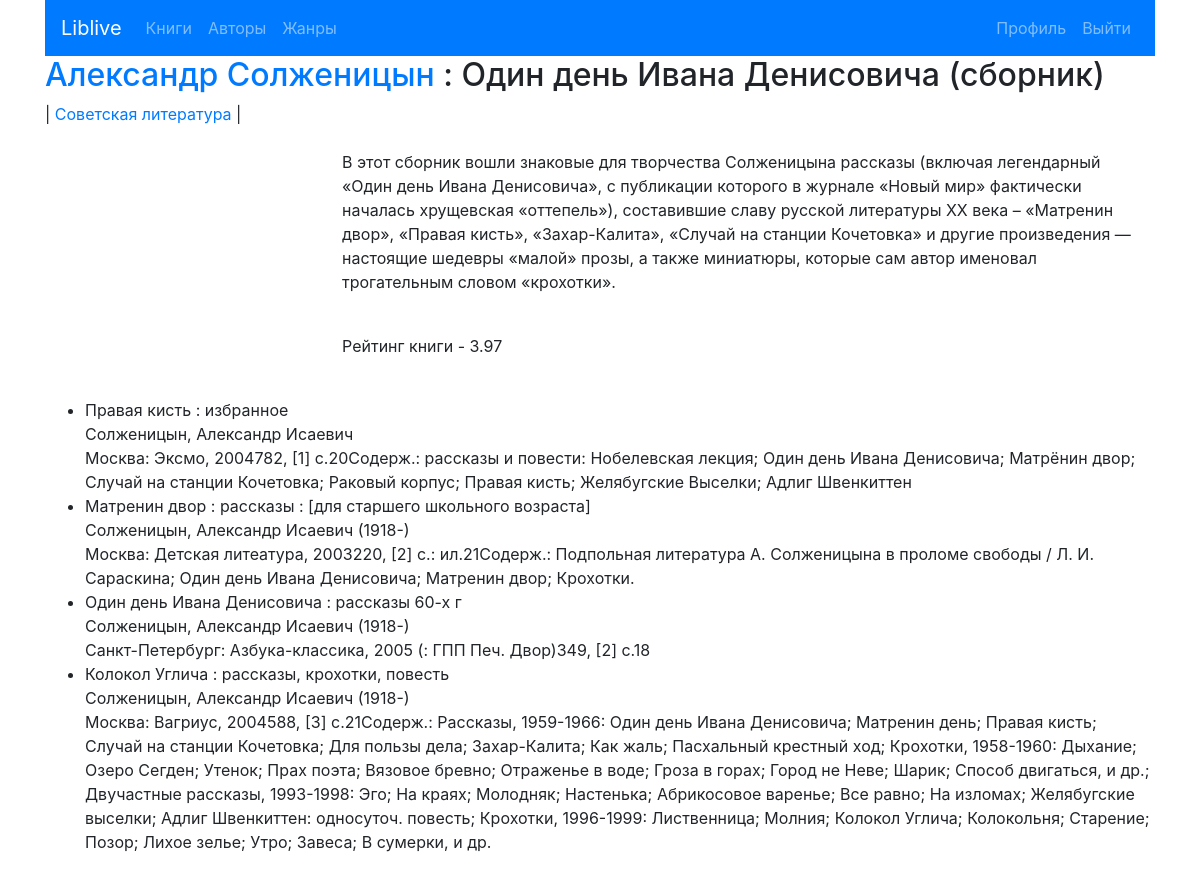
/book/480/ (signed in), run on the app's committed database.
### liv/models.py (models this page shows, shortened)
class BookFromLivelib(models.Model):
    title = models.CharField(max_length=200)
    author = models.ForeignKey(Author, on_delete=models.CASCADE)
    tags = models.ManyToManyField(Genre)
    cover = models.CharField(max_length=200)
    rating = models.FloatField()
    description = models.TextField()
    key = models.IntegerField()
    user = models.ForeignKey(User, on_delete=models.CASCADE)

class Author(models.Model):
    name = models.CharField(max_length=200)
    def __str__(self):
        return self.name

class Genre(models.Model):
    name = models.CharField(max_length=200)
    def __str__(self):
        return self.name

class ActualBook(models.Model):
    author = models.CharField(max_length=200)
    title = models.CharField(max_length=200)
    notes = models.TextField()
    key = models.ForeignKey(BookFromLivelib, on_delete=models.CASCADE)
    user = models.ForeignKey(User, on_delete=models.CASCADE)

### liv/views.py (the view)
# urls.py: path('book/<int:pk>/', views.BookDetailView.as_view(), name='book-detail'),
class BookDetailView(generic.DetailView):
    model = BookFromLivelib
    template_name = 'liv/book_detail.html'

### liv/templates/liv/book_detail.html (shortened to what this page needs)
{% extends "liv/base.html" %}
{% block content %}
{% if object.user == user %}
    <h2><a href="{% url 'liv:author-detail' object.author.pk %}">{{ object.author }}</a> : {{ object.title }}</h2>
        {% for tag in object.tags.all %}
        | <a href="{% url 'liv:genre-detail' tag.id %}">{{ tag }}</a> |
        {% endfor %}
    <br>
    <div class="container-fluid p-4">
        <div class="row">
            <div class="col-sm-3 pull-right">
            </div>
            <div class="col-sm-9">
                <p>{{ object.description }}</p>
                <br>
                <p>Рейтинг книги - {{ object.rating }}</p>
            </div>
        </div>
    </div>
    <ul>
    {% for b in object.actualbook_set.all %}
        <li>{{ b.title }} <br> {{ b.author }} <br> {{ b.notes }}</li>
    {% endfor %}
    </ul>
{% endif %}
{% endblock %}

### data on the page
BookFromLivelib: author "Александр Солженицын", title "Один день Ивана Денисовича (сборник)", description "В этот сборник вошли знаковые для творчества Солженицына рассказы (включая легендарный «Один день Ивана Денисовича», с публикации которого в журнале «Новый мир» фактически началась хрущевская «оттепель»), составившие славу русской литературы ХХ века – «Матренин двор», «Правая кисть», «Захар-Калита», «Случай на станции Кочетовка» и другие произведения — настоящие шедевры «малой» прозы, а также миниатюры, которые сам автор именовал трогательным словом «крохотки».", rating "3.97"
Genre: name "Советская литература"
ActualBook: title "Правая кисть : избранное", author "Солженицын, Александр Исаевич", notes "Москва: Эксмо, 2004782, [1] с.20Содерж.: рассказы и повести: Нобелевская лекция; Один день Ивана Денисовича; Матрёнин двор; Случай на станции Кочетовка; Раковый корпус; Правая кисть; Желябугские Выселки; Адлиг Швенкиттен"
ActualBook: title "Матренин двор : рассказы : [для старшего школьного возраста]", author "Солженицын, Александр Исаевич (1918-)", notes "Москва: Детская литеатура, 2003220, [2] с.: ил.21Содерж.: Подпольная литература А. Солженицына в проломе свободы / Л. И. Сараскина; Один день Ивана Денисовича; Матренин двор; Крохотки."
ActualBook: title "Один день Ивана Денисовича : рассказы 60-х г", author "Солженицын, Александр Исаевич (1918-)", notes "Санкт-Петербург: Азбука-классика, 2005 (: ГПП Печ. Двор)349, [2] с.18"
ActualBook: title "Колокол Углича : рассказы, крохотки, повесть", author "Солженицын, Александр Исаевич (1918-)", notes "Москва: Вагриус, 2004588, [3] с.21Содерж.: Рассказы, 1959-1966: Один день Ивана Денисовича; Матренин день; Правая кисть; Случай на станции Кочетовка; Для пользы дела; Захар-Калита; Как жаль; Пасхальный крестный ход; Крохотки, 1958-1960: Дыхание; Озеро Сегден; Утенок; Прах поэта; Вязовое бревно; Отраженье в воде; Гроза в горах; Город не Неве; Шарик; Способ двигаться, и др.; Двучастные рассказы, 1993-1998: Эго; На краях; Молодняк; Настенька; Абрикосовое варенье; Все равно; На изломах; Желябугские выселки; Адлиг Швенкиттен: односуточ. повесть; Крохотки, 1996-1999: Лиственница; Молния; Колокол Углича; Колокольня; Старение; Позор; Лихое зелье; Утро; Завеса; В сумерки, и др."
